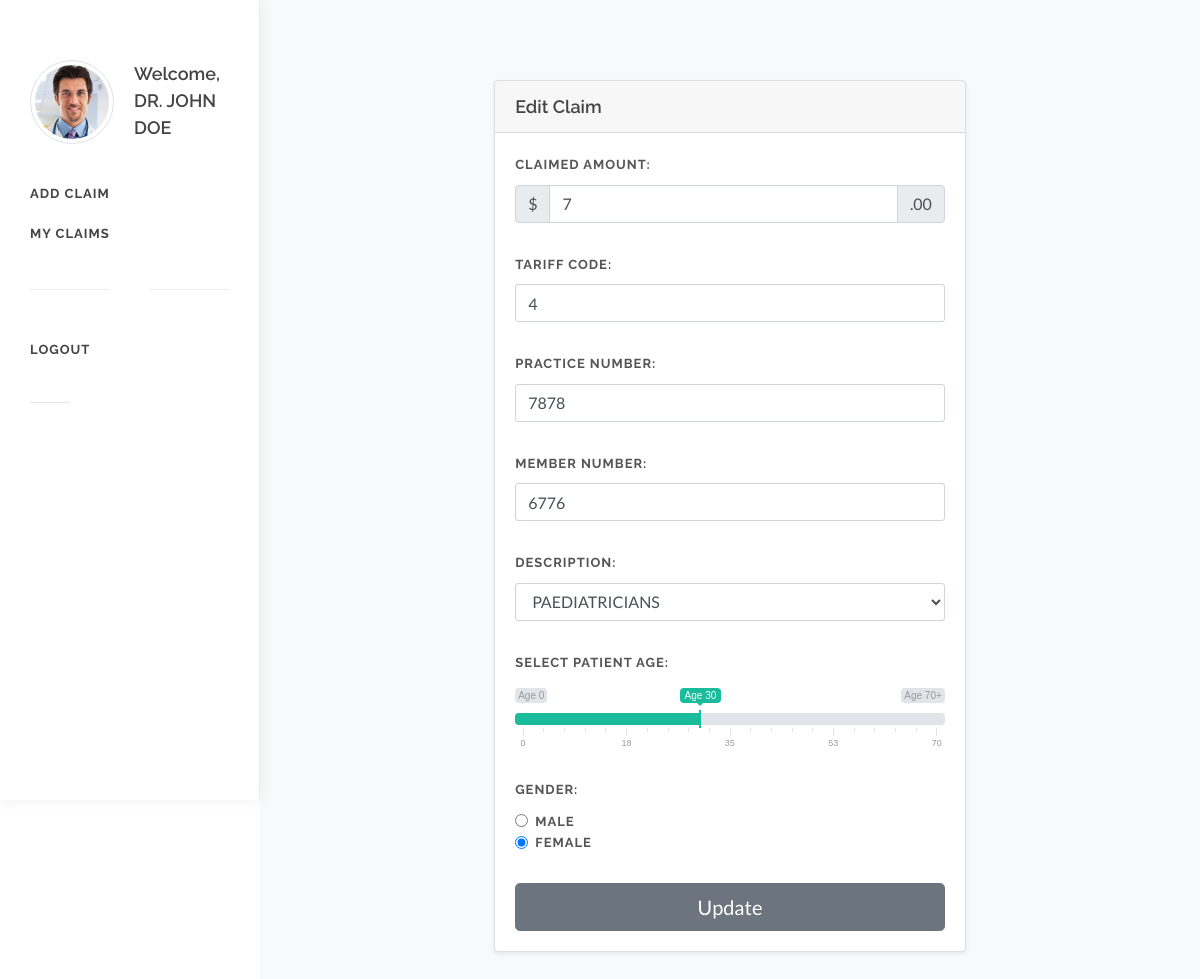
The app's page /doctorClaim/8 (signed in), older data.
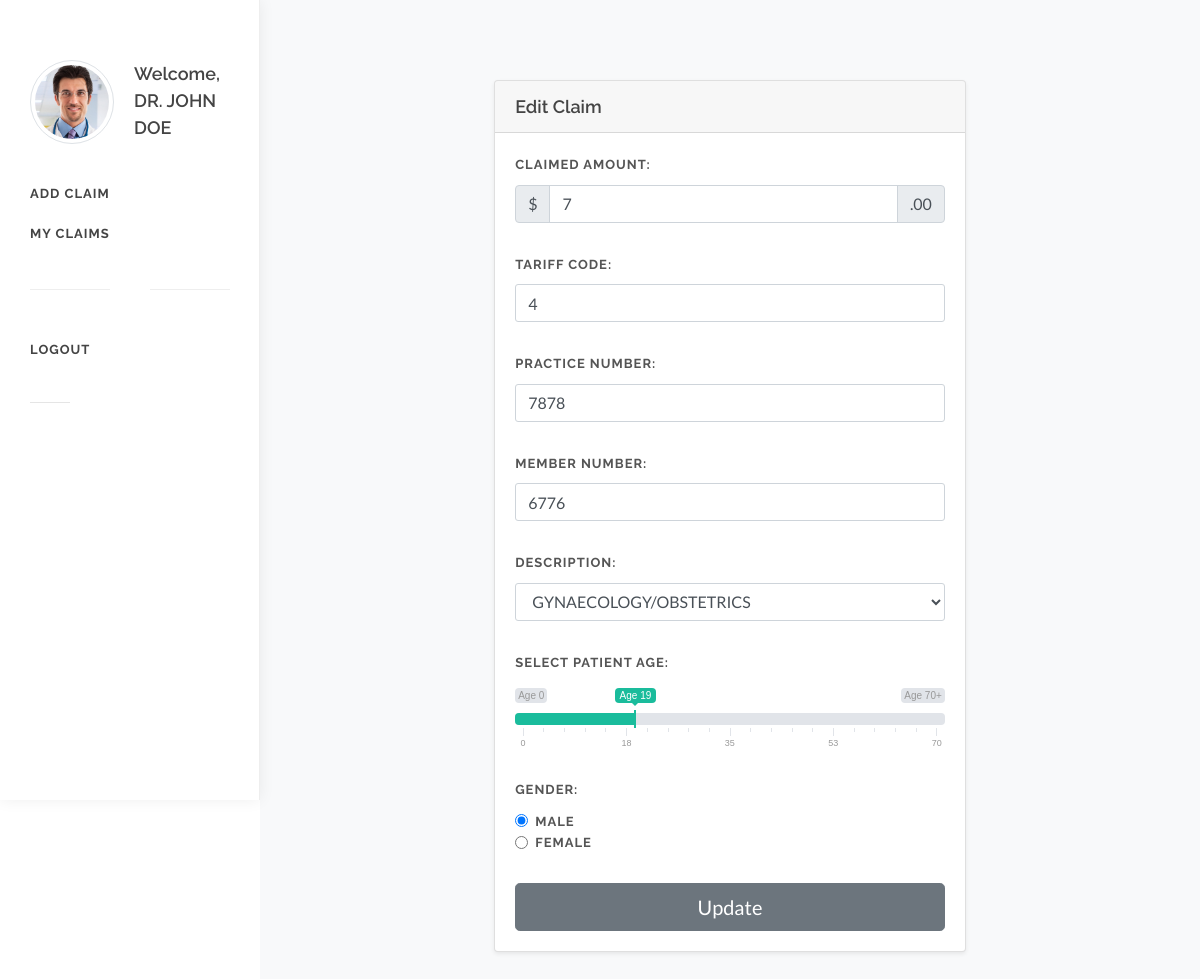
The same page, newer data.
### claim/models.py (models this page shows)
class Claim(models.Model):
    doctor = models.ForeignKey(Account, on_delete=models.CASCADE)
    claimed = models.IntegerField()
    age = models.IntegerField()
    gender = models.CharField(max_length=50)
    practice = models.IntegerField()
    member = models.IntegerField(default=0)
    description = models.CharField(max_length=50)
    tariff = models.IntegerField()
    approval = models.CharField(max_length=50)
    confidence = models.FloatField(blank=True, null=True)
    trees = models.CharField(max_length=50)
    forest = models.CharField(max_length=50)
    created_at = models.DateTimeField(auto_now_add=True)
    updated_at = models.DateTimeField(auto_now=True)
    class Meta:
        ordering = ('-updated_at',)

### claim/views.py (the view, shortened to what this page needs)
# urls.py: path('doctorClaim/<int:claim_id>', views.doctorHomeUpdate, name='claim-update'),
def doctorHomeUpdate(request, claim_id):
    user = request.user
    account = Account.objects.get(user = user)
    oldClaim = Claim.objects.get(id =claim_id)
    if account.accountType == 'Doctor':
        return render(request, "claim/myClaimUpdate.html", {"claims":oldClaim, 'account':account})
    return render(request, "claim/login.html")

### claim/templates/claim/myClaimUpdate.html (shortened to what the changed rows need)
{% extends 'claim/docSide.html' %}
{% block body %}
		<section id="content">
			<div class="content-wrap bg-light">
				<div class="container">
					<div class="row justify-content-center">
						<div class="col-lg-7 col-md-10">
							<div class="card shadow-sm">
								<div class="card-body">
									<div class="form-windget">
										<form class="nobottommargin" id="" name="template-contactform" action method="post" enctype="multipart/form-data">
											<div class="row">
												<div class="col-12 bottommargin-sm">
													<label for="template-contactform-budget">Claimed Amount:</label>
													<div class="input-group">
													<div class="input-group-prepend">
														<span class="input-group-text">$</span>
													</div>
													<input id="template-contactform-budget" name="claim" value='{{claims.claimed}}' type="number" class="form-control" aria-label="Amount (to the nearest dollar)" placeholder="Enter Claimed Amount" required>
														<div class="input-group-append">
															<span class="input-group-text">.00</span>
														</div>
													</div>
												</div>
												<div class="col-12 bottommargin-sm">
													<label for="template-contactform-phone">Tariff Code:</label>
													<input type="number" id="template-contactform-phone" name="tariff" value='{{claims.tariff}}'class="form-control" placeholder="Enter Practice Number" required/>
												</div>
												<div class="col-12 bottommargin-sm">
													<label for="template-contactform-phone">Practice Number:</label>
													<input type="number" id="template-contactform-phone" name="practice" value='{{claims.practice}}'class="form-control" placeholder="Enter Practice Number" required/>
												</div>
												<div class="col-12 bottommargin-sm">
													<label for="template-contactform-phone">Member Number:</label>
													<input type="number" id="template-contactform-phone" name="member" value='{{claims.member}}'class="form-control" placeholder="Enter Practice Number" required/>
												</div>
												<div class="col-12 bottommargin-sm">
													<label for="template-contactform-default-select">Description:</label>
													<select id="template-contactform-default-select" value='{{claims.description}}' name="description" class="form-control" required>
														<option value="GYNAECOLOGY/OBSTETRICS" {% if claims.description == 'GYNAECOLOGY/OBSTETRICS' %}selected {% endif %}>GYNAECOLOGY/OBSTETRICS</option>
														<option value="PAEDIATRICIANS"  {% if claims.description == 'PAEDIATRICIANS' %}selected {% endif %} >PAEDIATRICIANS</option>
													</select>
												</div>
												<div class="col-12 bottommargin-sm">
													<label for="template-contactform-age" class="mb-3 clearfix">Select Patient Age:</label>
													<input id="template-contactform-age" value='{{claims.age}}'name="age" class="range_01 input-range-slider" required/>
												</div>
												<div class="col-12 bottommargin-sm">
													<label>Gender:</label>
													<div class="form-check">
														<input class="form-check-input" type="radio" name="gender" id="template-contactform-radio-label2" value="M" {% if claims.gender == 'M' %}checked {% endif %}>
														<label class="form-check-label" for="template-contactform-radio-label2">Male</label>
													</div>
													<div class="form-check">
														<input class="form-check-input" type="radio" name="gender" id="template-contactform-radio-label3" value="F" {% if claims.gender == 'F' %}checked {% endif %}>
														<label class="form-check-label" for="template-contactform-radio-label3">Female</label>
													</div>
												</div>
												<div class="col-12">
													<button type="submit" name="template-contactform-submit" class="btn btn-secondary btn-block btn-lg">Update</button>
												</div>
											</div>
										</form>
									</div>
								</div>
							</div>
						</div>
					</div>
				</div>
			</div>
		</section>
{% endblock %}

Row changes from the older to the newer data that the page shows:
changed Claim: description "PAEDIATRICIANS" → "GYNAECOLOGY/OBSTETRICS"; age "30" → "19"; gender "☐ MALE" → "☑ MALE"; gender "☑ FEMALE" → "☐ FEMALE"
Text that changed along with them:
text written by a page script: "Age 0 Age 70+ Age 30 0 18 35 53 70" → "Age 0 Age 70+ Age 19 0 18 35 53 70"
